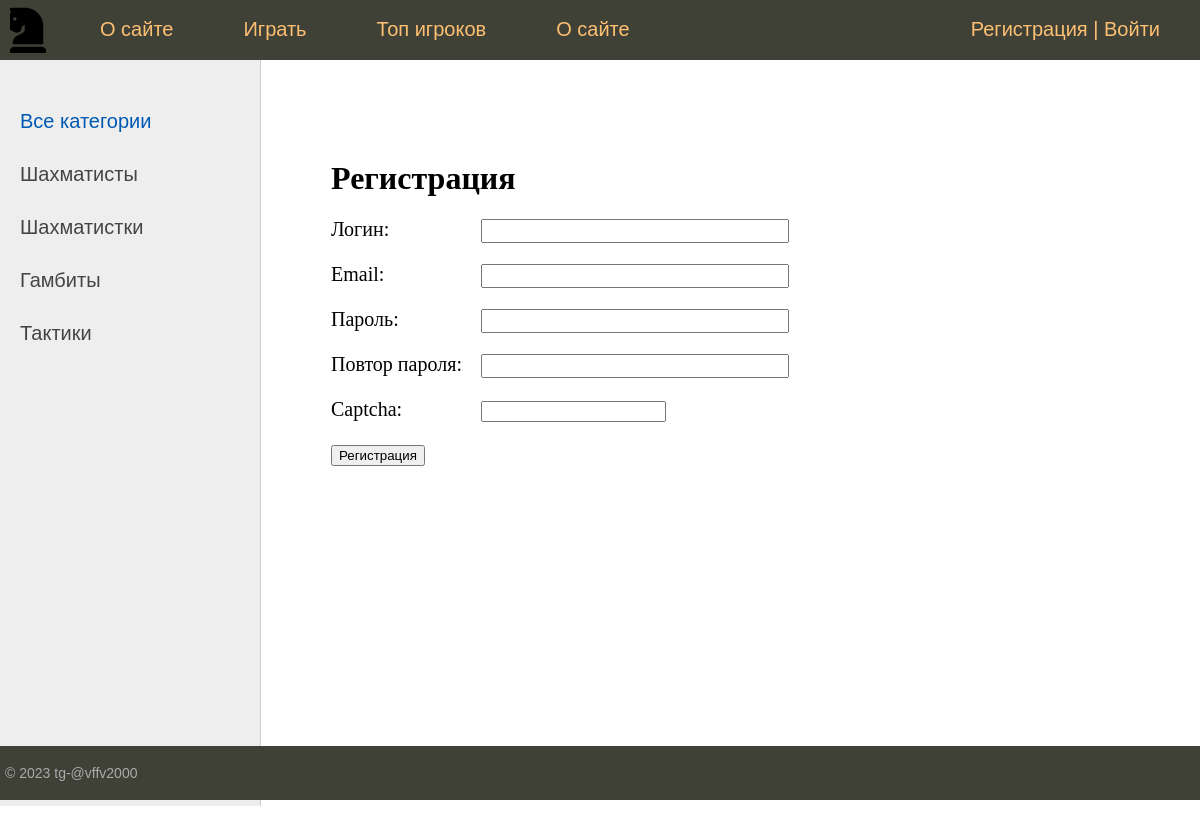
Screenshot of /register/ with the database file from the repository.
### chess/models.py (models this page shows, shortened)
class Category(models.Model):
    name = models.CharField(max_length=100, db_index=True, verbose_name="Категория")
    slug = models.SlugField(max_length=255, unique=True, db_index=True, verbose_name="URL")
    def get_absolute_url(self):
        return reverse('category', kwargs={'cat_slug': self.slug})
    class Meta:
        verbose_name = 'Категория'
        verbose_name_plural = 'Категории'
        ordering = ['id']

### chess/views.py (the view, shortened to what this page needs)
# urls.py: path('register/', RegisterUser.as_view(), name='register'),
class RegisterUser(DataMixin, CreateView):
    form_class = RegisterUserForm
    template_name = 'chess/register.html'
    success_url = reverse_lazy('login')
    def get_context_data(self, *, object_list=None, **kwargs):
        context = super().get_context_data(**kwargs)
        c_def = self.get_user_context(title="Регистрация")
        return context | c_def

### chess/forms.py
class RegisterUserForm(UserCreationForm):
    username = forms.CharField(label='Логин', widget=forms.TextInput(attrs={'class': 'form-input'}))
    email = forms.EmailField(label='Email', widget=forms.EmailInput(attrs={'class': 'form-input'}))
    password1 = forms.CharField(label='Пароль', widget=forms.PasswordInput(attrs={'class': 'form-input'}))
    password2 = forms.CharField(label='Повтор пароля', widget=forms.PasswordInput(attrs={'class': 'form-input'}))
    captcha = CaptchaField()
    class Meta:
        model = User
        fields = ('username', 'email', 'password1', 'password2')

### chess/templatetags/chess_tags.py (called while the page is built)
@register.inclusion_tag('chess/list_catigories.html')  # для отображения бара слева в html{% show_category %}
def show_category(sort=None, cat_selected=0):
    if not sort:
        cats = Category.objects.all()
    else:
        cats = Category.objects.order_by(sort)
    return {'cats': cats, "cat_selected": cat_selected}

### chess/utils.py (called while the page is built)
    def get_user_context(self, **kwargs):  # создаёт контекст для шаблона
        context = kwargs  # начальный словарь
        cats = Category.objects.all()
        context['menu'] = menu
        context['cats'] = cats
        if 'cat_selected' not in context:
            context['cat_selected'] = 0
        return context

### chess/templates/chess/register.html (shortened to what this page needs)
{% extends 'chess/base.html' %}
{% block content %}
<h1>{{title}}</h1>
<form method="post">
{% for f in form %}
<p><label class="form-label" for="{{ f.id_for_label }}">{{f.label}}: </label>{{ f }}</p>
{% endfor %}
    <button type="submit">Регистрация</button>
</form>
{% endblock %}

### chess/templates/chess/list_catigories.html
{% for c in cats %}
    {% if c.pk == cat_selected %}
        <li class="selected">{{ c.name }}</li>
    {% else %}
        <li class="selected"><a href="{{ c.get_absolute_url }}">{{ c.name }}</a></li>
    {% endif %}
{% endfor %}

### chess/static/chess/css/styles.css (style rules this page uses)
html, body { font-family: 'Arial'; margin: 0; padding: 0; height: 100%; width: 100%; color: #444; }
a { color: #0059b2; text-decoration: none; }
.left-chapters ul li { margin: 30px 0 0 0; color: #999; }
.left-chapters ul li.selected { color: #0059b2; }
.left-chapters ul li a { color: #444; text-decoration: none; }
.content-text h1 { font-size: 32px; }
.form-input { width: 300px; font-size: 16px; }
.form-label { display: inline-block; min-width: 150px; vertical-align: top; }

### rows the page displays
Category: name "Шахматисты"
Category: name "Шахматистки"
Category: name "Гамбиты"
Category: name "Тактики"

### other values shown
{{ m.title }} "О сайте" "Играть" "Топ игроков" "О сайте"
{{ title }} "Регистрация"
{{ f.label }} "Логин" "Email" "Пароль" "Повтор пароля" "Captcha"
